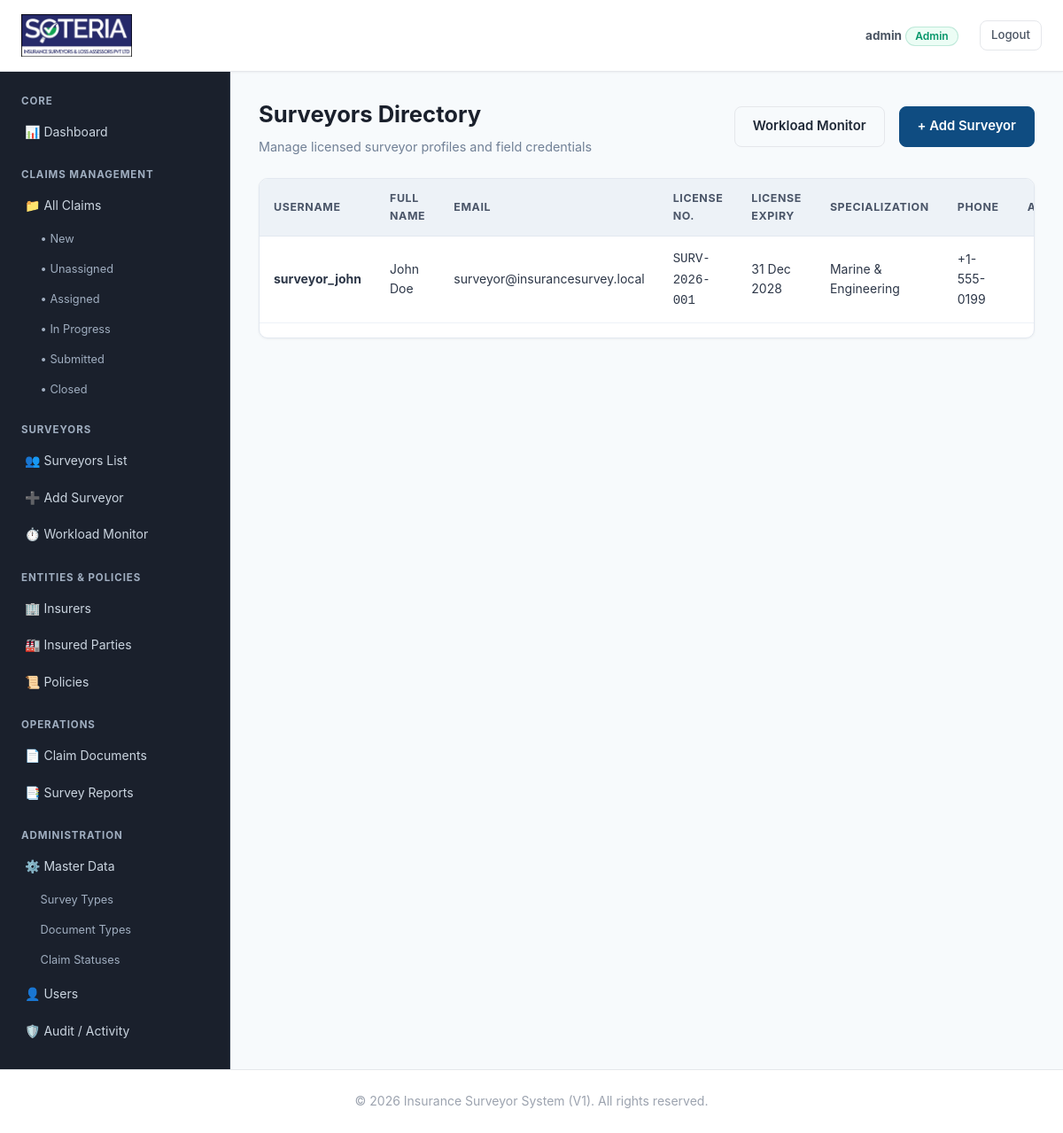
The page /surveyors/ (signed in) on the database its author committed.
### accounts/models.py (models this page shows, shortened)
class User(AbstractUser):
    class Role(models.TextChoices):
        ADMIN = 'ADMIN', 'Admin'
        SURVEYOR = 'SURVEYOR', 'Surveyor'
    role = models.CharField(
        max_length=20,
        choices=Role.choices,
        default=Role.SURVEYOR,
        help_text="Designates the user role within the system."
    )
    class Meta:
        db_table = 'nis_user'

class SurveyorProfile(models.Model):
    user = models.OneToOneField(
        User,
        on_delete=models.CASCADE,
        related_name='surveyor_profile'
    )
    license_number = models.CharField(max_length=100, unique=True)
    license_expiry = models.DateField()
    phone = models.CharField(max_length=20, blank=True)
    address = models.TextField(blank=True)
    specialization = models.CharField(max_length=255, blank=True, null=True)
    created_at = models.DateTimeField(auto_now_add=True)
    updated_at = models.DateTimeField(auto_now=True)
    class Meta:
        db_table = 'nis_surveyor_profile'
        verbose_name = "Surveyor Profile"
        verbose_name_plural = "Surveyor Profiles"
        ordering = ['-created_at']

### claims/web_views.py (the view)
# urls.py: path('surveyors/', web_views.surveyor_list, name='web_surveyor_list'),
@admin_required
def surveyor_list(request):
    surveyors = User.objects.filter(role=User.Role.SURVEYOR).select_related('surveyor_profile').order_by('username')
    return render(request, 'surveyors/surveyor_list.html', {'surveyors': surveyors})

### claims/web_views.py (called while the page is built)
def admin_required(view_func):
    @wraps(view_func)
    def _wrapped_view(request, *args, **kwargs):
        if not request.user.is_authenticated:
            return redirect(f"/login/?next={request.path}")
        if request.user.role != User.Role.ADMIN and not request.user.is_superuser:
            raise PermissionDenied("Administrator privileges are required to access this section.")
        return view_func(request, *args, **kwargs)
    return _wrapped_view

### templates/surveyors/surveyor_list.html (shortened to what this page needs)
{% extends 'base.html' %}
{% block content %}
<div class="page-header">
    <div>
        <h1 class="page-title">Surveyors Directory</h1>
        <p class="page-subtitle">Manage licensed surveyor profiles and field credentials</p>
    </div>
    <div class="btn-group" style="margin-top: 0;">
        <a href="/surveyors/workload/" class="btn btn-outline">Workload Monitor</a>
        <a href="/surveyors/add/" class="btn btn-primary">+ Add Surveyor</a>
    </div>
</div>
<div class="card-table-wrapper">
    <div class="table-responsive">
        <table class="data-table-modern">
            <thead>
                <tr>
                    <th>Username</th>
                    <th>Full Name</th>
                    <th>Email</th>
                    <th>License No.</th>
                    <th>License Expiry</th>
                    <th>Specialization</th>
                    <th>Phone</th>
                    <th style="text-align: right;">Actions</th>
                </tr>
            </thead>
            <tbody>
                {% for s in surveyors %}
                <tr>
                    <td><strong>{{ s.username }}</strong></td>
                    <td>{{ s.get_full_name|default:"-" }}</td>
                    <td>{{ s.email }}</td>
                    <td>
                        {% if s.surveyor_profile %}
                            <code>{{ s.surveyor_profile.license_number }}</code>
                        {% else %}
                            <span style="color: #a0aec0;">None</span>
                        {% endif %}
                    </td>
                    <td>
                        {% if s.surveyor_profile %}
                            {{ s.surveyor_profile.license_expiry|date:"d M Y" }}
                        {% else %}
                            -
                        {% endif %}
                    </td>
                    <td>{{ s.surveyor_profile.specialization|default:"General" }}</td>
                    <td>{{ s.surveyor_profile.phone|default:"-" }}</td>
                    <td style="text-align: right;">
                    </td>
                </tr>
                {% empty %}
                <tr>
                    <td colspan="8" style="text-align: center; color: #a0aec0; padding: 2rem;">No surveyors registered.</td>
                </tr>
                {% endfor %}
            </tbody>
        </table>
    </div>
</div>
{% endblock content %}

### templates/base.html (shortened to what this page needs)
{% load static %}
<!DOCTYPE html>
<html lang="en">
<head>
    <link rel="stylesheet" href="{% static 'css/style.css' %}">
</head>
<body>
    <header class="site-header">
        <nav class="navbar">
            <div class="nav-left">
                <a href="/" class="brand-wrapper">
                    <img src="{% static 'images/soteria_logo.png' %}" alt="Soteria Logo" class="brand-logo-img">
                </a>
            </div>
            <ul class="nav-links">
                {% if request.user.is_authenticated %}
                    <li class="navbar-user-info">
                        <span style="font-size: 0.85rem; color: #4b5563;">
                            <strong>{{ request.user.username }}</strong>
                            <span class="badge badge-success">{{ request.user.get_role_display|default:request.user.role }}</span>
                        </span>
                    </li>
                    <li><a href="/logout/" class="btn btn-outline" style="padding: 0.35rem 0.75rem; font-size: 0.825rem;">Logout</a></li>
                {% else %}
                    <li><a href="/login/" class="btn btn-primary" style="padding: 0.35rem 0.85rem; font-size: 0.825rem; color: #ffffff;">Login</a></li>
                {% endif %}
            </ul>
        </nav>
    </header>
    {% block layout %}
    <div class="admin-layout">
        <aside class="admin-sidebar">
            {% if request.user.role == 'SURVEYOR' %}
                <div>
                    <div class="sidebar-heading">Surveyor Portal</div>
                    <ul class="sidebar-menu">
                        <li><a href="/dashboard/surveyor/">📊 Dashboard</a></li>
                        <li><a href="/claims/">📁 My Assigned Claims</a></li>
                    </ul>
                </div>
            {% else %}
                <div>
                    <div class="sidebar-heading">Core</div>
                    <ul class="sidebar-menu">
                        <li><a href="/dashboard/admin/">📊 Dashboard</a></li>
                    </ul>
                </div>
                <div>
                    <div class="sidebar-heading">Claims Management</div>
                    <ul class="sidebar-menu">
                        <li>
                            <a href="/claims/">📁 All Claims</a>
                            <ul class="sidebar-submenu">
                                <li><a href="/claims/?status=NEW">• New</a></li>
                                <li><a href="/claims/?filter=unassigned">• Unassigned</a></li>
                                <li><a href="/claims/?status=ASSIGNED">• Assigned</a></li>
                                <li><a href="/claims/?filter=in_progress">• In Progress</a></li>
                                <li><a href="/claims/?status=REPORT_SUBMITTED">• Submitted</a></li>
                                <li><a href="/claims/?status=CLOSED">• Closed</a></li>
                            </ul>
                        </li>
                    </ul>
                </div>
                <div>
                    <div class="sidebar-heading">Surveyors</div>
                    <ul class="sidebar-menu">
                        <li><a href="/surveyors/">👥 Surveyors List</a></li>
                        <li><a href="/surveyors/add/">➕ Add Surveyor</a></li>
                        <li><a href="/surveyors/workload/">⏱️ Workload Monitor</a></li>
                    </ul>
                </div>
                <div>
                    <div class="sidebar-heading">Entities &amp; Policies</div>
                    <ul class="sidebar-menu">
                        <li><a href="/insurers/">🏢 Insurers</a></li>
                        <li><a href="/insured/">🏭 Insured Parties</a></li>
                        <li><a href="/policies/">📜 Policies</a></li>
                    </ul>
                </div>
                <div>
                    <div class="sidebar-heading">Operations</div>
                    <ul class="sidebar-menu">
                        <li><a href="/documents/">📄 Claim Documents</a></li>
                        <li><a href="/reports/">📑 Survey Reports</a></li>
                    </ul>
                </div>
                <div>
                    <div class="sidebar-heading">Administration</div>
                    <ul class="sidebar-menu">
                        <li>
                            <a href="/master/survey-types/">⚙️ Master Data</a>
                            <ul class="sidebar-submenu">
                                <li><a href="/master/survey-types/">Survey Types</a></li>
                                <li><a href="/master/document-types/">Document Types</a></li>
                                <li><a href="/master/claim-statuses/">Claim Statuses</a></li>
                            </ul>
                        </li>
                        <li><a href="/users/">👤 Users</a></li>
                        <li><a href="/audit/">🛡️ Audit / Activity</a></li>
                    </ul>
                </div>
            {% endif %}
        </aside>
        <main class="admin-content">
            {% block content %}
            {% endblock %}
        </main>
    </div>
    {% endblock layout %}
    <footer class="site-footer">
        <p>&copy; {% now "Y" %} Insurance Surveyor System (V1). All rights reserved.</p>
    </footer>
</body>
</html>

### rows shown on the page
User: user.username "admin", user.role "Admin"
User: username "surveyor_john", get_full_name "John Doe", email "surveyor@insurancesurvey.local", surveyor_profile.license_number "SURV-2026-001", surveyor_profile.license_expiry "31 Dec 2028", surveyor_profile.specialization "Marine & Engineering", surveyor_profile.phone "+1-555-0199"
